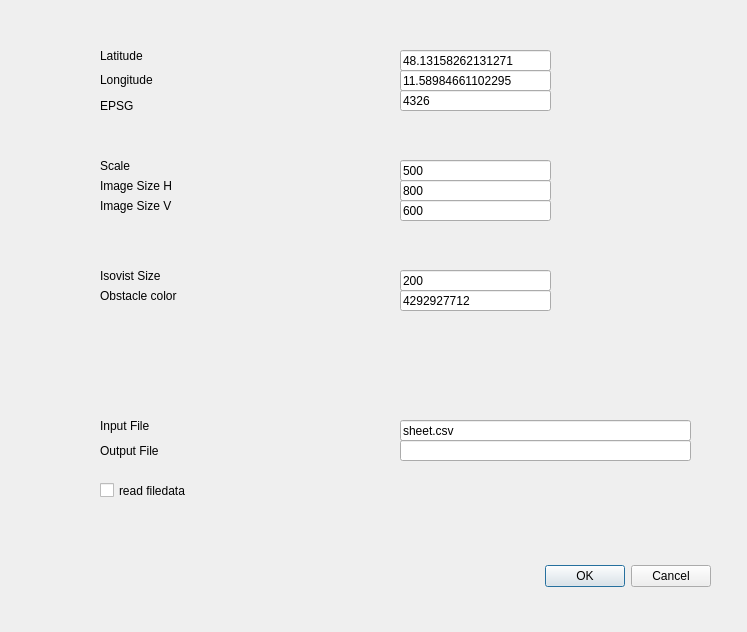
<?xml version="1.0" encoding="UTF-8"?>
<ui version="4.0">
 <class>IsovistDialogBase</class>
 <widget class="QDialog" name="IsovistDialogBase">
  <property name="geometry">
   <rect>
    <x>0</x>
    <y>0</y>
    <width>747</width>
    <height>632</height>
   </rect>
  </property>
  <property name="windowTitle">
   <string>Isovist</string>
  </property>
  <widget class="QDialogButtonBox" name="button_box">
   <property name="geometry">
    <rect>
     <x>530</x>
     <y>560</y>
     <width>181</width>
     <height>32</height>
    </rect>
   </property>
   <property name="orientation">
    <enum>Qt::Horizontal</enum>
   </property>
   <property name="standardButtons">
    <set>QDialogButtonBox::Cancel|QDialogButtonBox::Ok</set>
   </property>
  </widget>
  <widget class="QCheckBox" name="chkActivate">
   <property name="geometry">
    <rect>
     <x>100</x>
     <y>470</y>
     <width>131</width>
     <height>41</height>
    </rect>
   </property>
   <property name="text">
    <string>read filedata</string>
   </property>
  </widget>
  <widget class="QLineEdit" name="InputFileValue">
   <property name="geometry">
    <rect>
     <x>400</x>
     <y>420</y>
     <width>291</width>
     <height>21</height>
    </rect>
   </property>
   <property name="text">
    <string>sheet.csv</string>
   </property>
  </widget>
  <widget class="QLabel" name="InputFileLable">
   <property name="geometry">
    <rect>
     <x>100</x>
     <y>410</y>
     <width>71</width>
     <height>31</height>
    </rect>
   </property>
   <property name="text">
    <string>Input File</string>
   </property>
  </widget>
  <widget class="QLabel" name="LatLabel">
   <property name="geometry">
    <rect>
     <x>100</x>
     <y>40</y>
     <width>61</width>
     <height>31</height>
    </rect>
   </property>
   <property name="text">
    <string>Latitude</string>
   </property>
  </widget>
  <widget class="QLineEdit" name="LatValue">
   <property name="geometry">
    <rect>
     <x>400</x>
     <y>50</y>
     <width>151</width>
     <height>21</height>
    </rect>
   </property>
   <property name="text">
    <string>48.13158262131271</string>
   </property>
  </widget>
  <widget class="QLabel" name="LonLabel">
   <property name="geometry">
    <rect>
     <x>100</x>
     <y>70</y>
     <width>71</width>
     <height>20</height>
    </rect>
   </property>
   <property name="text">
    <string>Longitude</string>
   </property>
  </widget>
  <widget class="QLineEdit" name="LonValue">
   <property name="geometry">
    <rect>
     <x>400</x>
     <y>70</y>
     <width>151</width>
     <height>21</height>
    </rect>
   </property>
   <property name="text">
    <string>11.58984661102295</string>
   </property>
  </widget>
  <widget class="QLabel" name="ScaleLabel">
   <property name="geometry">
    <rect>
     <x>100</x>
     <y>150</y>
     <width>71</width>
     <height>31</height>
    </rect>
   </property>
   <property name="text">
    <string>Scale</string>
   </property>
  </widget>
  <widget class="QLineEdit" name="ScaleValue">
   <property name="geometry">
    <rect>
     <x>400</x>
     <y>160</y>
     <width>151</width>
     <height>21</height>
    </rect>
   </property>
   <property name="text">
    <string>500</string>
   </property>
  </widget>
  <widget class="QLabel" name="ImgSizeLabel_h">
   <property name="geometry">
    <rect>
     <x>100</x>
     <y>170</y>
     <width>101</width>
     <height>31</height>
    </rect>
   </property>
   <property name="text">
    <string>Image Size H</string>
   </property>
  </widget>
  <widget class="QLabel" name="ImgSizeLabel_v">
   <property name="geometry">
    <rect>
     <x>100</x>
     <y>190</y>
     <width>101</width>
     <height>31</height>
    </rect>
   </property>
   <property name="text">
    <string>Image Size V</string>
   </property>
  </widget>
  <widget class="QLabel" name="IsoSizeLabel">
   <property name="geometry">
    <rect>
     <x>100</x>
     <y>260</y>
     <width>101</width>
     <height>31</height>
    </rect>
   </property>
   <property name="text">
    <string>Isovist Size</string>
   </property>
  </widget>
  <widget class="QLabel" name="IllegalLabel">
   <property name="geometry">
    <rect>
     <x>100</x>
     <y>280</y>
     <width>101</width>
     <height>31</height>
    </rect>
   </property>
   <property name="text">
    <string>Obstacle color</string>
   </property>
  </widget>
  <widget class="QLineEdit" name="ImgSizeValue_h">
   <property name="geometry">
    <rect>
     <x>400</x>
     <y>180</y>
     <width>151</width>
     <height>21</height>
    </rect>
   </property>
   <property name="text">
    <string>800</string>
   </property>
  </widget>
  <widget class="QLineEdit" name="ImgSizeValue_v">
   <property name="geometry">
    <rect>
     <x>400</x>
     <y>200</y>
     <width>151</width>
     <height>21</height>
    </rect>
   </property>
   <property name="text">
    <string>600</string>
   </property>
  </widget>
  <widget class="QLineEdit" name="IsoSizeValue">
   <property name="geometry">
    <rect>
     <x>400</x>
     <y>270</y>
     <width>151</width>
     <height>21</height>
    </rect>
   </property>
   <property name="text">
    <string>200</string>
   </property>
  </widget>
  <widget class="QLineEdit" name="IllegalValue">
   <property name="geometry">
    <rect>
     <x>400</x>
     <y>290</y>
     <width>151</width>
     <height>21</height>
    </rect>
   </property>
   <property name="text">
    <string>4292927712</string>
   </property>
  </widget>
  <widget class="QLabel" name="EPSGLabel">
   <property name="geometry">
    <rect>
     <x>100</x>
     <y>90</y>
     <width>71</width>
     <height>31</height>
    </rect>
   </property>
   <property name="text">
    <string>EPSG</string>
   </property>
  </widget>
  <widget class="QLineEdit" name="EPSGValue">
   <property name="geometry">
    <rect>
     <x>400</x>
     <y>90</y>
     <width>151</width>
     <height>21</height>
    </rect>
   </property>
   <property name="text">
    <string>4326</string>
   </property>
  </widget>
  <widget class="QLabel" name="OutputFileLable">
   <property name="geometry">
    <rect>
     <x>100</x>
     <y>440</y>
     <width>91</width>
     <height>21</height>
    </rect>
   </property>
   <property name="text">
    <string>Output File</string>
   </property>
  </widget>
  <widget class="QLineEdit" name="OutputFileValue">
   <property name="geometry">
    <rect>
     <x>400</x>
     <y>440</y>
     <width>291</width>
     <height>21</height>
    </rect>
   </property>
   <property name="text">
    <string/>
   </property>
  </widget>
 </widget>
 <resources/>
 <connections>
  <connection>
   <sender>button_box</sender>
   <signal>accepted()</signal>
   <receiver>IsovistDialogBase</receiver>
   <slot>accept()</slot>
   <hints>
    <hint type="sourcelabel">
     <x>20</x>
     <y>20</y>
    </hint>
    <hint type="destinationlabel">
     <x>20</x>
     <y>20</y>
    </hint>
   </hints>
  </connection>
  <connection>
   <sender>button_box</sender>
   <signal>rejected()</signal>
   <receiver>IsovistDialogBase</receiver>
   <slot>reject()</slot>
   <hints>
    <hint type="sourcelabel">
     <x>20</x>
     <y>20</y>
    </hint>
    <hint type="destinationlabel">
     <x>20</x>
     <y>20</y>
    </hint>
   </hints>
  </connection>
 </connections>
</ui>
